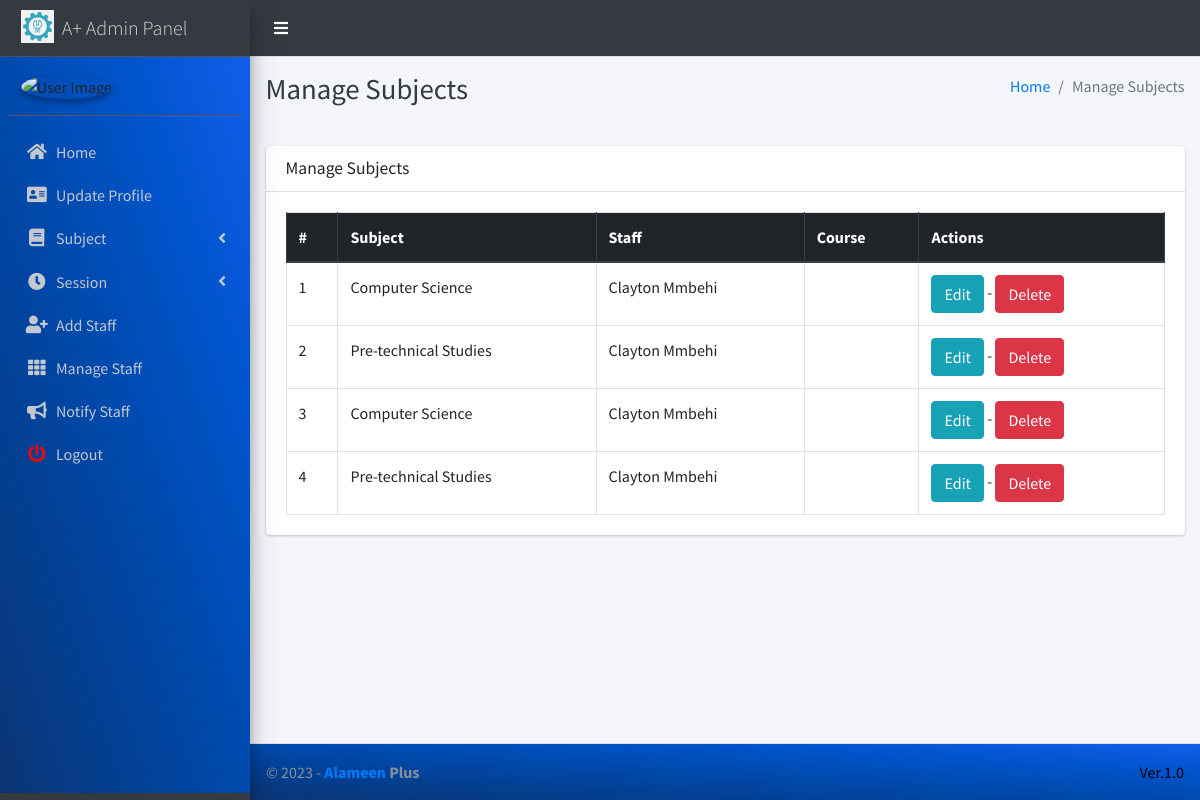
The app's page /subject/manage/ (signed in), older data.
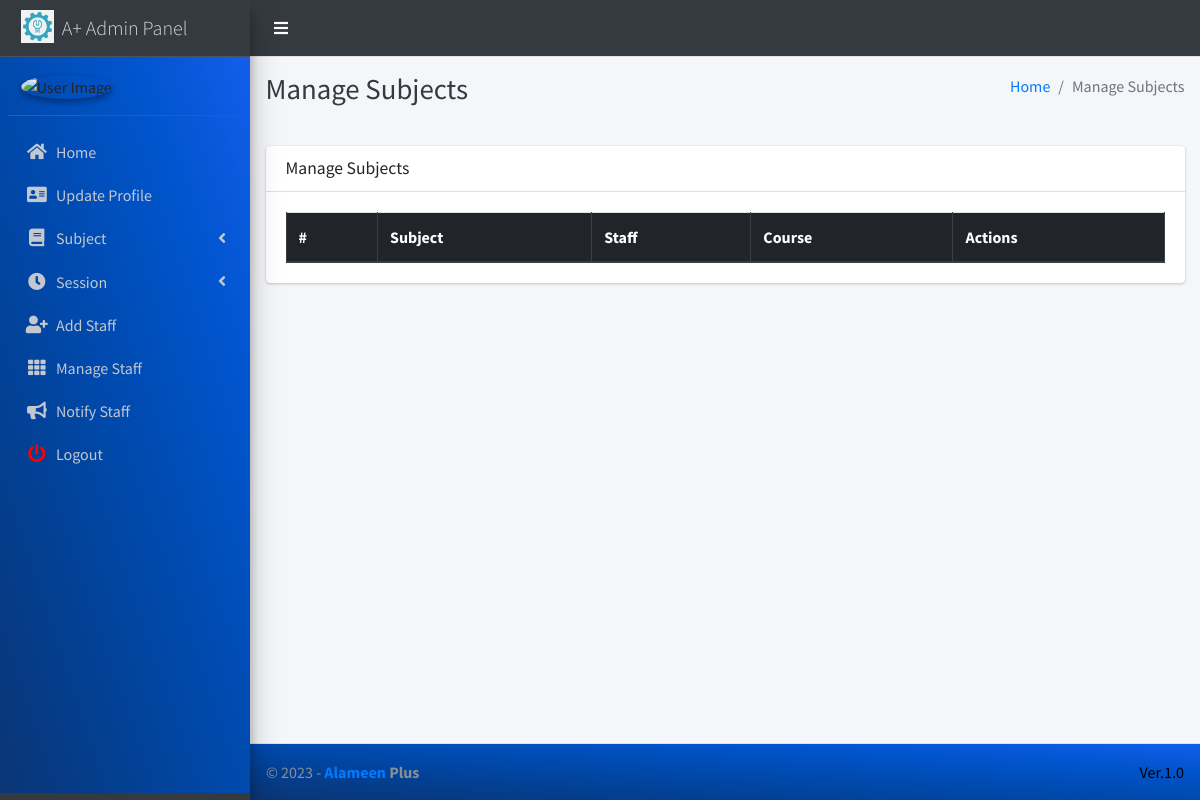
The same page, newer data.
### main_app/models.py (models this page shows, shortened)
class Subject(models.Model):
    name = models.CharField(max_length=120)
    staff = models.ForeignKey(Staff, on_delete=models.CASCADE,null=True)
    class_name = models.ForeignKey(Stream, on_delete=models.CASCADE, null=True)
    updated_at = models.DateTimeField(auto_now=True)
    created_at = models.DateTimeField(auto_now_add=True)

class Staff(models.Model):
    class_name = models.ForeignKey(Classes, on_delete=models.DO_NOTHING, null=True, blank=True, verbose_name='Assign Class')
    branch = models.ForeignKey(Branch, on_delete=models.CASCADE, null=True)
    admin = models.OneToOneField(CustomUser, on_delete=models.CASCADE)

class CustomUser(AbstractUser):
    USER_TYPE = ((1, "HOD"), (2, "Staff"), (3, "Student"))
    GENDER = [("M", "Male"), ("F", "Female")]
    username = None  # Removed username, using email instead
    email = models.EmailField(unique=True)
    user_type = models.CharField(default=1, choices=USER_TYPE, max_length=1)
    gender = models.CharField(max_length=1, choices=GENDER)
    profile_pic = models.ImageField()
    address = models.TextField()
    created_at = models.DateTimeField(auto_now_add=True)
    updated_at = models.DateTimeField(auto_now=True)
    USERNAME_FIELD = "email"
    REQUIRED_FIELDS = []
    objects = CustomUserManager()
    def __str__(self):
        return  self.first_name + " " + self.last_name

### main_app/hod_views.py (the view)
# urls.py: path("subject/manage/", hod_views.manage_subject, name='manage_subject'),
@login_required(redirect_field_name="user_login")
def manage_subject(request):
    subjects = Subject.objects.all()
    context = {
        'subjects': subjects,
        'page_title': 'Manage Subjects'
    }
    return render(request, "hod_template/manage_subject.html", context)

### main_app/templates/hod_template/manage_subject.html
{% extends 'main_app/base.html' %}
{% load static %}
{% block page_title %}{{page_title}}{% endblock page_title %}
{% block content %}
<section class="content">
    <div class="container-fluid">
        <div class="row">
            <div class="col-md-12">
                <div class="card">
                    <div class="card-header">
                        <h3 class="card-title">{{page_title}}</h3>
                    </div>
                    <div class="card-body">
                        <table id="example2" class="table table-bordered table-hover">
                            <thead class="thead-dark">
                                <tr>
                                    <th>#</th>
                                    <th>Subject</th>
                                    <th>Staff</th>
                                    <th>Course</th>
                                    <th>Actions</th>
                                </tr>
                            </thead>
                            <tbody>
                                {% for subject in subjects %}
                                <tr>
                                    <td>{{ forloop.counter }}</td>
                                    <td>{{subject.name}}</td>
                                    <td>{{subject.staff.admin}}</td>
                                    <td>{{subject.course.name}}</td>
                                    <td>
                                        <a href="{% url 'edit_subject' subject.id %}" class="btn btn-info">Edit</a> -
                                        <a href="{% url 'delete_subject' subject.id %}" onclick="return confirm('Are you sure you want to delete this ?')" class="btn btn-danger">Delete</a>
                                    </td>
                                </tr>
                                {% endfor %}
                            </tbody>
                        </table>
                    </div>
                </div>
            </div>
        </div>
    </div>
</section>
{% endblock content %}

Row changes from the older to the newer data that the page shows:
removed Subject: name "Computer Science", staff.admin "Clayton Mmbehi"
removed Subject: name "Pre-technical Studies", staff.admin "Clayton Mmbehi"
removed Subject: name "Computer Science", staff.admin "Clayton Mmbehi"
removed Subject: name "Pre-technical Studies", staff.admin "Clayton Mmbehi"
